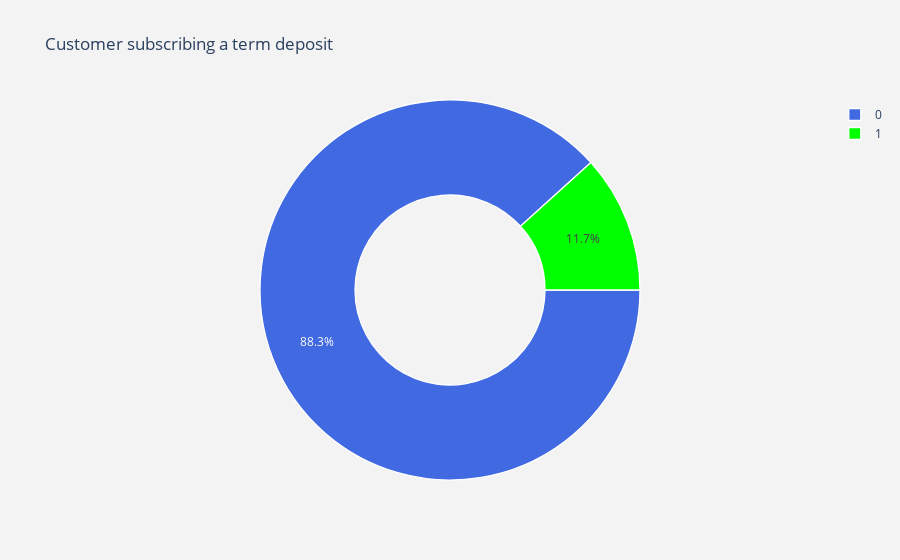

Notebook cell for this chart:
### Markdown cell above
we can deduce that there is not a correlation between features.

### Code cell
import plotly.graph_objs as go#visualization
import plotly.offline as py#visualization
#labels
lab = df1["target"].value_counts().keys().tolist()
#values
val = df1["target"].value_counts().values.tolist()

trace = go.Pie(labels = lab ,
               values = val ,
               marker = dict(colors =  [ 'royalblue' ,'lime'],
                             line = dict(color = "white",
                                         width =  1.3)
                            ),
               rotation = 90,
               hoverinfo = "label+value+text",
               hole = .5
              )
layout = go.Layout(dict(title = "Customer subscribing a term deposit",
                        plot_bgcolor  = "rgb(243,243,243)",
                        paper_bgcolor = "rgb(243,243,243)",
                       )
                  )

data = [trace]
fig = go.Figure(data = data,layout = layout)
py.iplot(fig)

### Figure 1 — Plotly figure (JSON) as saved in the notebook; plotly's stock layout.template omitted (floating-point values rounded to 4 significant figures)
{"data": [{"hole": 0.5, "hoverinfo": "label+value+text", "labels": [0, 1], "marker": {"colors": ["royalblue", "lime"], "line": {"color": "white", "width": 1.3}}, "rotation": 90, "type": "pie", "values": [39922, 5289]}], "layout": {"paper_bgcolor": "rgb(243,243,243)", "plot_bgcolor": "rgb(243,243,243)", "title": {"text": "Customer subscribing a term deposit"}}}
